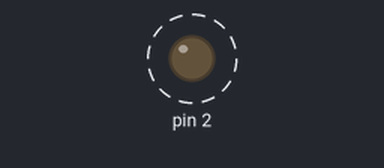
This sketch was run on a simulated Arduino Uno, built with avr-gcc and run on an emulated ATmega328P. Shown: output pins drawn as LEDs (lit = HIGH). Dashed ring = blinking.

Above: at 0.5 s.
Timing chart, 0 to 4.6 s (numbered marks = the images above):
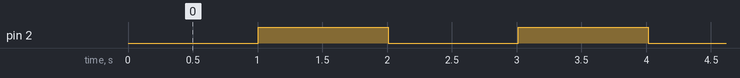

Measured:
- by itself, pin 2: alternates HIGH for 1.0 s and LOW for 1.0 s

The sketch:

HWEX2_09_1_24RS110.ino
```cpp
#define CTOP 1000

int count = 0;

void setup()
{
  DDRD = 0b00000100;
}

void loop()
{
  if(count == CTOP)
  {
    PORTD |= 0b00000100;
  } else if(count >= CTOP*2)
  {
    PORTD &= 0b11111011;
    count = 0;
  }
  count++;
  _delay_ms(1);
}

int main(void)
{
  setup();
  for (;;)
  {
    loop();
  }
  return 0;
}
```
